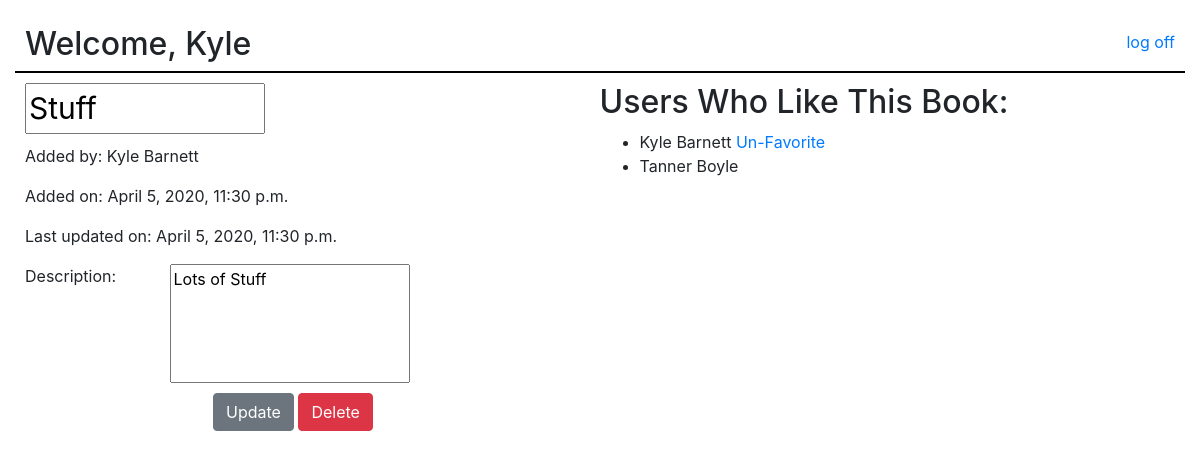
Page /books/7 (signed in) on the committed database.
### login/models.py (models this page shows)
class User(models.Model):
	first_name = models.CharField(max_length=255)
	last_name = models.CharField(max_length=255)
	email = models.CharField(max_length=255)
	birthday = models.DateField()
	password_hash = models.CharField(max_length=60)
	created_at = models.DateTimeField(auto_now_add=True)
	updated_at = models.DateTimeField(auto_now=True)
	objects = UserManager()

### books/models.py (models this page shows)
class Book(models.Model):
	title = models.CharField(max_length=255)
	desc = models.TextField()
	created_at = models.DateTimeField(auto_now_add=True)
	updated_at = models.DateTimeField(auto_now=True)
	uploaded_by = models.ForeignKey(User, related_name="books", on_delete=models.CASCADE)
	users_who_like = models.ManyToManyField(User, related_name='liked_books')
	objects = BookManager()

### books/views.py (the view)
# urls.py: path('<int:id>', views.render_book_page),
def render_book_page(request, id):
	if request.session['logged_on']:
		context = {
			'book': Book.objects.get(id=id),
			'user': User.objects.get(id=request.session['user_id'])
		}
		return render(request, 'book_page.html', context)
	return redirect('/')

### books/templates/book_page.html (shortened to what this page needs)
<!DOCTYPE html>
<html lang="en">
<head>
	<link rel="stylesheet" href="https://stackpath.bootstrapcdn.com/bootstrap/4.4.1/css/bootstrap.min.css">
	{% load static %}
	<link rel="stylesheet" type="text/css" href="{% static 'book_page_style.css' %}">
</head>
<body>
	<div id="wrapper">
		<div id="header">
			<h2>Welcome, {{request.session.first_name}}</h2>
			<a href="/logout">log off</a>
		</div>
		<div id="content">
			<div id="update_book">
				{% if user == book.uploaded_by %}
					<form action="/books/update_book/{{book.id}}" method="post">
						<input type="text" name="title" value="{{book.title}}" id="title">
				{% else %}
					<h2>{{book.title}}</h2>
				{% endif %}
				<p>Added by: {{book.uploaded_by.first_name}} {{book.uploaded_by.last_name}}</p>
				<p>Added on: {{book.created_at}}</p>
				<p>Last updated on: {{book.updated_at}}</p>
				{% if user == book.uploaded_by %}
						<label for="desc">Description: </label>
						<input type="text" name="desc" value="{{book.desc}}" id="desc">
						<button type="submit" class="btn btn-secondary">Update</button>
						<a href="/books/delete_book/{{book.id}}" class="btn btn-danger">Delete</a>
					</form>
				{% else %}
					<p>Description: {{book.desc}}</p>
				{% endif %}
			</div>
			<div id="all_books">
				<h2>Users Who Like This Book:</h2>
				<ul>
					{% for u in book.users_who_like.all %}
						<li>
							{{u.first_name}} {{u.last_name}}
							{% if u == user %}
								<a href="/books/add_favorite/{{book.id}}">Un-Favorite</a>
							{% endif %}
						</li>
					{% endfor %}
				</ul>
			</div>
		</div>
	</div>
</body>
</html>

### books/static/book_page_style.css (style rules this page uses)
#wrapper { padding: 15px; }
#header { width: 100%; border-bottom: 2px solid black; }
#header h2 { display: inline-block; vertical-align: bottom; padding-top: 10px; padding-left: 10px; }
#header a { display: inline-block; float: right; margin-top: 15px; margin-right: 10px; }
#content { padding: 10px; }
#update_book { display: inline-block; width: 400px; vertical-align: top; margin: auto; margin-right: 170px; margin-bottom: 15px; }
#title { font-size: 30px; }
#desc { padding-bottom: 90px; }
input { width: 60%; margin-bottom: 10px; }
label { width: 35%; vertical-align: top; }
button { margin-left: 47%; }
#all_books { display: inline-block; }

### rows in the picture
User: session.first_name "Kyle", first_name "Kyle", last_name "Barnett"
Book: title "Stuff", uploaded_by.first_name "Kyle", uploaded_by.last_name "Barnett", created_at "April 5, 2020, 11:30 p.m.", updated_at "April 5, 2020, 11:30 p.m.", desc "Lots of Stuff"
User: first_name "Tanner", last_name "Boyle"
